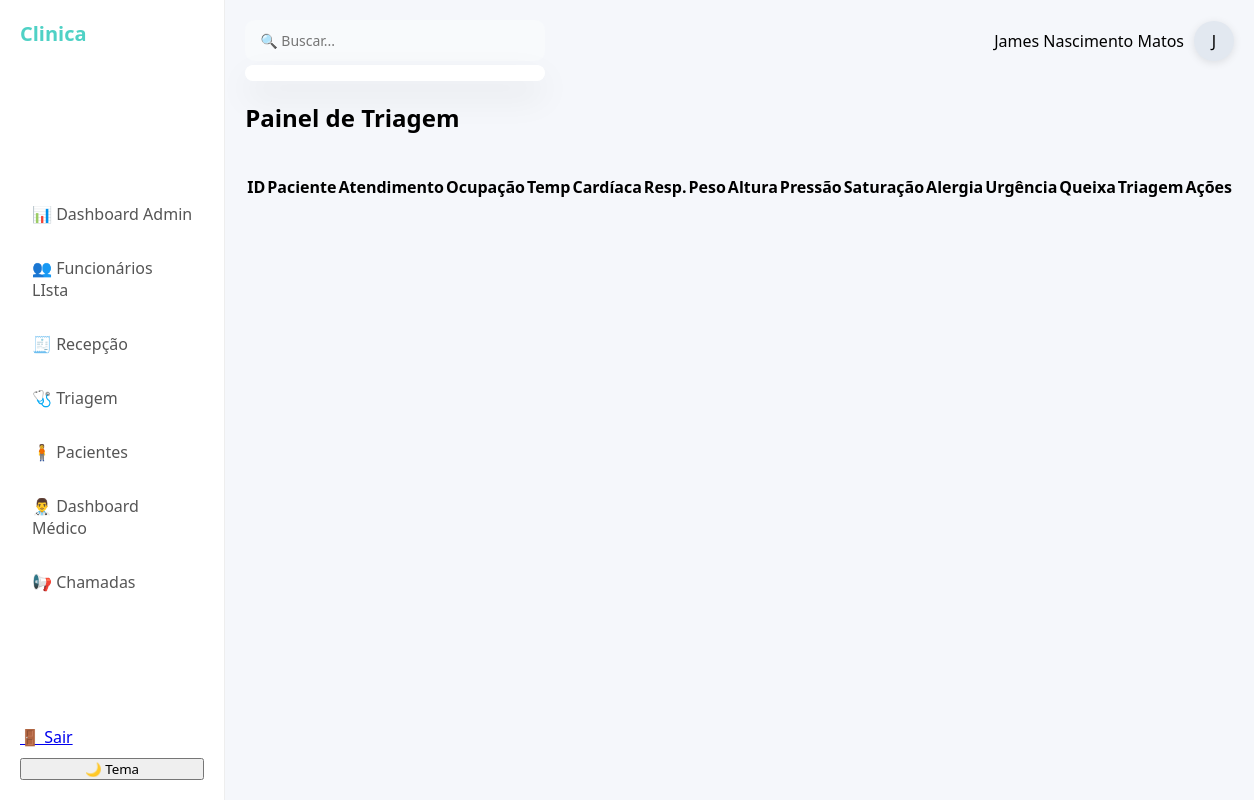
Before: /triagem (signed in) with the older database file.
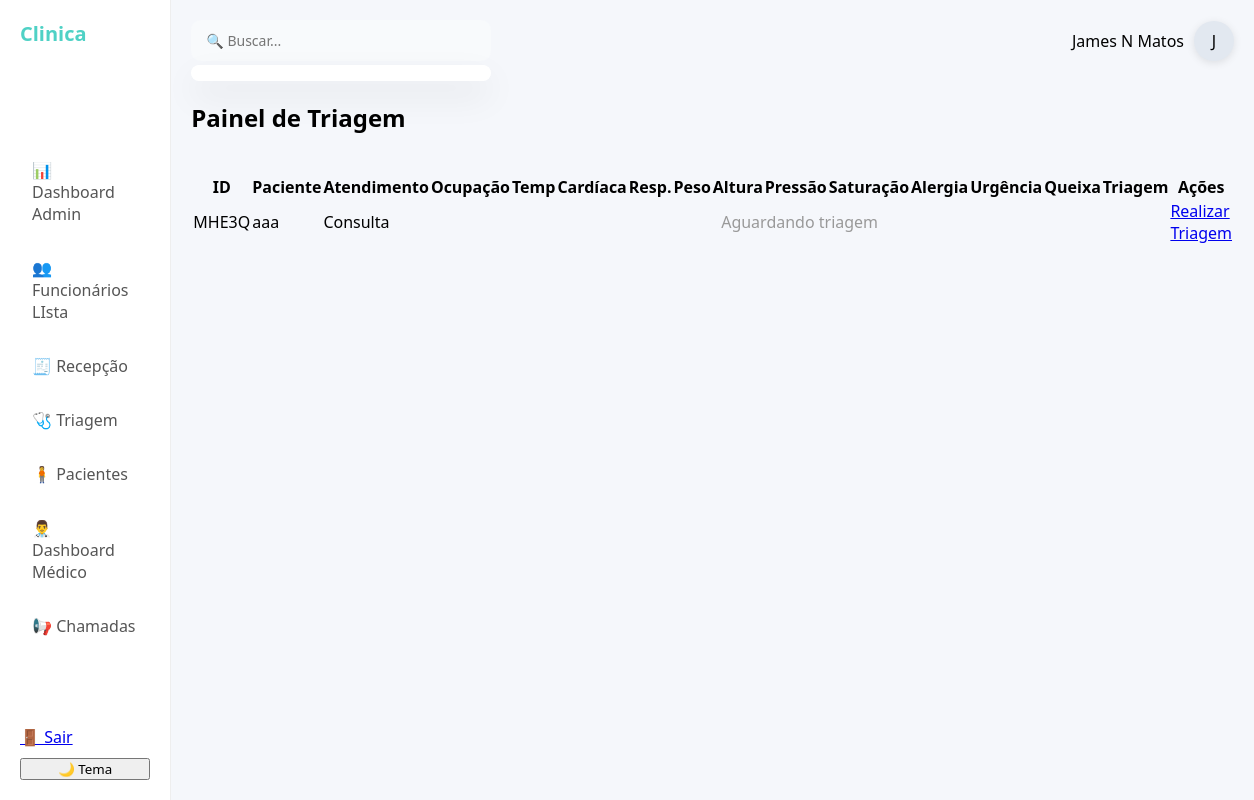
After: the same page with the newer database file.
### model.py (models this page shows)
class Funcionarios(UserMixin, db1.Model):
    __tablename__ = 'funcionarios'
    id = db1.Column(db1.Integer, primary_key=True)
    nome_completo = db1.Column(db1.String(100), nullable=False)
    usuario = db1.Column(db1.String(70), nullable=False, unique=True)
    funcao = db1.Column(db1.String(30), nullable=False)
    senha = db1.Column(db1.String(200), nullable=False)
    sexo = db1.Column(db1.String(15), nullable=True)
    email = db1.Column(db1.String(120), unique=True, nullable=False)
    data_criacao = db1.Column(db1.DateTime, default=datetime.utcnow)
    cpf = db1.Column(db1.String(14), unique=True, nullable=True)
    telefone = db1.Column(db1.String(20), nullable=True)
    data_nascimento = db1.Column(db1.Date, nullable=True)
    ultimo_login = db1.Column(db1.DateTime, nullable=True)
    ultimo_logout = db1.Column(db1.DateTime)
    online = db1.Column(db1.Boolean, default=False)
    foto = db1.Column(db1.String(200))

class Recepcao(db1.Model):
    __tablename__ = 'recepcao'
    id = db1.Column(db1.String(5), primary_key=True, default=gerar_id_recepcao)
    chamado = db1.Column(db1.Boolean, default=False)
    destino = db1.Column(db1.String(50), nullable=True)
    nome_completo = db1.Column(db1.String(100), nullable=False)
    data_nascimento = db1.Column(db1.Date, nullable=True)
    sexo = db1.Column(db1.String(15), nullable=True)
    contato = db1.Column(db1.String(100), nullable=True)
    cpf = db1.Column(db1.String(30), nullable=True)
    atendimento = db1.Column(db1.String(50), nullable=True)
    plano = db1.Column(db1.String(50), nullable=True)
    horario_chegada = db1.Column(db1.DateTime, default=datetime.utcnow)
    observacoes_recepcao = db1.Column(db1.Text)
    urgencia_recepcao = db1.Column(db1.String(50))
    responsavel_recepcao = db1.Column(db1.String(100))
    triagem = db1.relationship(
        "Triagem",
        back_populates="recepcao",
        uselist=False,
        cascade="all, delete-orphan"
    )
    medico = db1.relationship(
        "Medico",
        back_populates="recepcao",
        uselist=False,
        cascade="all, delete-orphan"
    )

### main.py (the view)
@app.route("/triagem")
@login_required
def triagem():
    require_role("enfermeiro", "administrador")
    pacientes = (
        Recepcao.query
        .outerjoin(Triagem)
        .filter((Triagem.id == None) | (Triagem.finalizado_triagem == False))
        .order_by(Recepcao.horario_chegada.asc())
        .all()
    )
    return render_template("dash_triagem.html", pacientes=pacientes)

### main.py (called while the page is built)
@lg.user_loader
def load_user(user_id):
    try:
        return db1.session.get(Funcionarios, int(user_id))
    except Exception:
        return None

def check_role(*roles):
    func = (current_user.funcao or "").strip().lower()
    return func in [r.lower() for r in roles]

def require_role(*roles):
    if not check_role(*roles):
        abort(403)

### templates/dash_triagem.html (shortened to what this page needs)
{% extends "base.html" %}
{% block content %}
<h1 class="titulo">Painel de Triagem</h1>
<table class="tabela-triagem">
    <thead>
        <tr>
            <th>ID</th>
            <th>Paciente</th>
            <th>Atendimento</th>
            <th>Ocupação</th>
            <th>Temp</th>
            <th>Cardíaca</th>
            <th>Resp.</th>
            <th>Peso</th>
            <th>Altura</th>
            <th>Pressão</th>
            <th>Saturação</th>
            <th>Alergia</th>
            <th>Urgência</th>
            <th>Queixa</th>
            <th>Triagem</th>
            <th>Ações</th>
        </tr>
    </thead>
    <tbody>
        {% for paciente in pacientes %}
        <tr>
            <td>{{ paciente.id }}</td>
            <td>{{ paciente.nome_completo }}</td>
            <td>{{ paciente.atendimento or 'Não informado' }}</td>
            {% if paciente.triagem %}
                <td>{{ paciente.triagem.ocupacao or '-' }}</td>
                <td>{{ paciente.triagem.temperatura or '-' }}°C</td>
                <td>{{ paciente.triagem.freq_cardiaca or '-' }}</td>
                <td>{{ paciente.triagem.freq_respiratoria or '-' }}</td>
                <td>{{ paciente.triagem.peso or '-' }}</td>
                <td>{{ paciente.triagem.altura or '-' }}</td>
                <td>{{ paciente.triagem.pressao_arterial or '-' }}</td>
                <td>{{ paciente.triagem.saturacao or '-' }}</td>
                <td>{{ paciente.triagem.alergia or '-' }}</td>
                <td>
                    <span class="urgencia {{ paciente.triagem.urgencia_triagem|lower }}">
                        {{ paciente.triagem.urgencia_triagem or '-' }}
                    </span>
                </td>
                <td>{{ paciente.triagem.queixa_principal or '-' }}</td>
                <td>{{ paciente.triagem.horario_de_triagem.strftime('%d/%m/%Y %H:%M') if paciente.triagem.horario_de_triagem else '-' }}</td>
            {% else %}
                <td colspan="12" style="text-align:center; color:#999;">Aguardando triagem</td>
            {% endif %}
            <td class="acoes-botoes">
                {% if not paciente.triagem %}
                    <a class="btn-editar" href="{{ url_for('triagem_novo', recepcao_id=paciente.id) }}">
                         Realizar Triagem
                    </a>
                {% endif %}
            </td>
        </tr>
        {% endfor %}
    </tbody>
</table>
{% endblock %}

### templates/base.html (shortened to what this page needs)
<!DOCTYPE html>
<html lang="pt-BR">
<head>
    <link rel="stylesheet" href="{{ url_for('static', filename='css/style.css') }}">
</head>
<body>
<div class="app">
    <aside class="sidebar">
        <h2 class="logo">Clinica</h2>
        {% set func = (current_user.funcao or "").strip().lower() %}
        <nav>
            {% if func == "administrador" %}
                <a href="{{ url_for('admin_dashboard') }}">📊 Dashboard Admin</a>
                <a href="{{ url_for('funcionarios_list') }}">👥 Funcionários LIsta</a>
                <a href="{{ url_for('recepcao_list') }}">🧾 Recepção</a>
                <a href="{{ url_for('triagem') }}">🩺 Triagem</a>
                <a href="{{ url_for('dash_pacientes') }}">🧍 Pacientes</a>
                <a href="{{ url_for('dashboard_medico') }}">👨‍⚕️ Dashboard Médico</a>
                <a href="{{ url_for('painel_senha') }}">📢 Chamadas</a>
            {% endif %}
        </nav>
        <div class="sidebar-bottom">
            <a href="{{ url_for('sair') }}">🚪 Sair</a>
            <button onclick="toggleTheme()">🌙 Tema</button>
        </div>
    </aside>
    <main class="main">
        <header class="topbar">
            <div class="search-box">
    <input
        type="text"
        id="buscaGlobal"
        placeholder="🔍 Buscar..."
        class="search"
        autocomplete="off"
    >
    <div id="resultadoBusca" class="resultado-busca"></div>
</div>
            <div class="profile">
                <span>{{ current_user.nome_completo }}</span>
                <div class="avatar">
    {% if current_user.foto %}
        <img src="{{ current_user.foto }}">
    {% else %}
        <span>
            {{ current_user.nome_completo[:1] }}
        </span>
    {% endif %}
</div>
            </div>
        </header>
        <section class="content">
            {% block content %}{% endblock %}
        </section>
    </main>
</div>
</body>
</html>

Changed rows visible on the page:
changed Funcionarios: nome_completo "James Nascimento Matos" → "James N Matos"
added Recepcao: id "MHE3Q", nome_completo "aaa", atendimento "Consulta"
